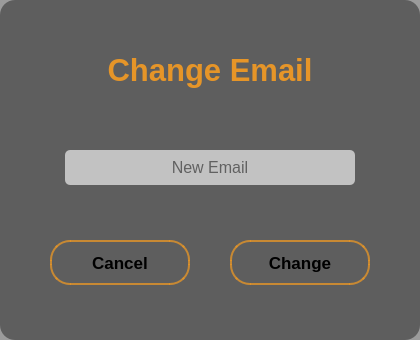
  <widget class="QGroupBox" name="changeEmailBox">
   <property name="geometry">
    <rect>
     <x>390</x>
     <y>205</y>
     <width>420</width>
     <height>340</height>
    </rect>
   </property>
   <property name="sizePolicy">
    <sizepolicy hsizetype="Preferred" vsizetype="Preferred">
     <horstretch>0</horstretch>
     <verstretch>0</verstretch>
    </sizepolicy>
   </property>
   <property name="layoutDirection">
    <enum>Qt::LeftToRight</enum>
   </property>
   <property name="autoFillBackground">
    <bool>false</bool>
   </property>
   <property name="styleSheet">
    <string notr="true">background-color:rgba(0, 0, 0, 100);
background-position:left;
border: none;
border-radius: 15px;</string>
   </property>
   <property name="title">
    <string/>
   </property>
   <property name="alignment">
    <set>Qt::AlignCenter</set>
   </property>
   <widget class="QPushButton" name="cancelEmail">
    <property name="geometry">
     <rect>
      <x>50</x>
      <y>240</y>
      <width>140</width>
      <height>45</height>
     </rect>
    </property>
    <property name="sizePolicy">
     <sizepolicy hsizetype="Minimum" vsizetype="Fixed">
      <horstretch>0</horstretch>
      <verstretch>0</verstretch>
     </sizepolicy>
    </property>
    <property name="font">
     <font>
      <family>Segoe UI</family>
      <pointsize>13</pointsize>
      <italic>false</italic>
      <bold>true</bold>
     </font>
    </property>
    <property name="cursor">
     <cursorShape>PointingHandCursor</cursorShape>
    </property>
    <property name="mouseTracking">
     <bool>true</bool>
    </property>
    <property name="layoutDirection">
     <enum>Qt::LeftToRight</enum>
    </property>
    <property name="styleSheet">
     <string notr="true">#cancelEmail
{
background:none;
border:2px solid rgba(230, 149, 40, 200);
border-radius:20px;
}
#cancelEmail:hover
{
background:rgba(230, 149, 40, 200);
}</string>
    </property>
    <property name="text">
     <string>Cancel</string>
    </property>
    <property name="autoRepeatInterval">
     <number>-1</number>
    </property>
   </widget>
   <widget class="QLineEdit" name="newEmail">
    <property name="geometry">
     <rect>
      <x>65</x>
      <y>150</y>
      <width>290</width>
      <height>35</height>
     </rect>
    </property>
    <property name="sizePolicy">
     <sizepolicy hsizetype="Expanding" vsizetype="Fixed">
      <horstretch>0</horstretch>
      <verstretch>0</verstretch>
     </sizepolicy>
    </property>
    <property name="font">
     <font>
      <family>Segoe UI</family>
      <pointsize>12</pointsize>
     </font>
    </property>
    <property name="cursor">
     <cursorShape>IBeamCursor</cursorShape>
    </property>
    <property name="styleSheet">
     <string notr="true">background:rgb(194, 194, 194);
border:none;
color:black;
border-radius:none;
border-radius:5px;</string>
    </property>
    <property name="text">
     <string/>
    </property>
    <property name="echoMode">
     <enum>QLineEdit::Normal</enum>
    </property>
    <property name="alignment">
     <set>Qt::AlignCenter</set>
    </property>
    <property name="placeholderText">
     <string>New Email</string>
    </property>
    <property name="cursorMoveStyle">
     <enum>Qt::LogicalMoveStyle</enum>
    </property>
    <property name="clearButtonEnabled">
     <bool>true</bool>
    </property>
   </widget>
   <widget class="QLabel" name="changeEmailtext">
    <property name="geometry">
     <rect>
      <x>20</x>
      <y>30</y>
      <width>380</width>
      <height>80</height>
     </rect>
    </property>
    <property name="font">
     <font>
      <family>Segoe UI</family>
      <pointsize>23</pointsize>
      <italic>false</italic>
      <bold>true</bold>
     </font>
    </property>
    <property name="focusPolicy">
     <enum>Qt::NoFocus</enum>
    </property>
    <property name="contextMenuPolicy">
     <enum>Qt::DefaultContextMenu</enum>
    </property>
    <property name="autoFillBackground">
     <bool>false</bool>
    </property>
    <property name="styleSheet">
     <string notr="true">background:none;
border:none;
color:rgb(230, 149, 40);</string>
    </property>
    <property name="lineWidth">
     <number>0</number>
    </property>
    <property name="text">
     <string>Change Email</string>
    </property>
    <property name="scaledContents">
     <bool>false</bool>
    </property>
    <property name="alignment">
     <set>Qt::AlignCenter</set>
    </property>
    <property name="wordWrap">
     <bool>false</bool>
    </property>
   </widget>
   <widget class="QPushButton" name="changeEmail">
    <property name="geometry">
     <rect>
      <x>230</x>
      <y>240</y>
      <width>140</width>
      <height>45</height>
     </rect>
    </property>
    <property name="sizePolicy">
     <sizepolicy hsizetype="Minimum" vsizetype="Fixed">
      <horstretch>0</horstretch>
      <verstretch>0</verstretch>
     </sizepolicy>
    </property>
    <property name="font">
     <font>
      <family>Segoe UI</family>
      <pointsize>13</pointsize>
      <italic>false</italic>
      <bold>true</bold>
     </font>
    </property>
    <property name="cursor">
     <cursorShape>PointingHandCursor</cursorShape>
    </property>
    <property name="mouseTracking">
     <bool>true</bool>
    </property>
    <property name="layoutDirection">
     <enum>Qt::LeftToRight</enum>
    </property>
    <property name="styleSheet">
     <string notr="true">#changeEmail
{
background:none;
border:2px solid rgba(230, 149, 40, 200);
border-radius:20px;
}
#changeEmail:hover
{
background:rgba(230, 149, 40, 200);
}</string>
    </property>
    <property name="text">
     <string>Change</string>
    </property>
    <property name="autoRepeatInterval">
     <number>-1</number>
    </property>
   </widget>
  </widget>
